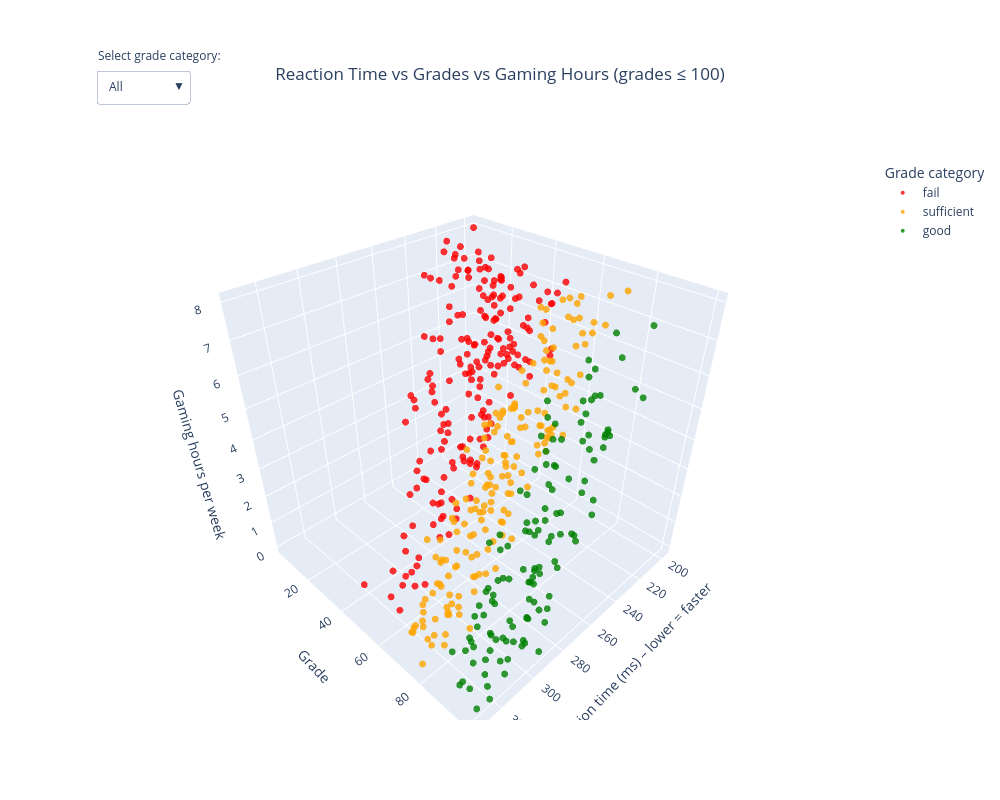

Notebook cell for this chart:
### Markdown cell above
## Gaming and response time

The second argument that we bring for the balanced lifestyle perspective is that spending more time gaming will reduce grades, but may improve response times which in turn will improve eduaction performance. This is based on the research of https://link.springer.com/article/10.1186/s12909-020-02416-7, who found that higher response times improve cognit

### Code cell
#| class: col-page-right

%run ../plots/gaming_stats_3d.ipynb

### Figure 1 — Plotly figure (JSON) as saved in the notebook; plotly's stock layout.template omitted (floating-point values rounded to 4 significant figures; data arrays with more than 128 entries replaced by an {"elided": "..."} marker saying what was removed)
{"data": [{"customdata": {"elided": "195x3 mixed values"}, "hovertemplate": "Grade category: fail<br>Reaction time (ms): %{x}<br>Grade: %{y}<br>Gaming hours/week: %{z}<br>Study hours/week: %{customdata[0]}<br>Study hours category: %{customdata[1]}<extra></extra>", "marker": {"color": "red", "opacity": 0.8, "size": 4}, "mode": "markers", "name": "fail", "type": "scatter3d", "x": {"elided": "195 float values"}, "y": {"elided": "195 float values"}, "z": {"elided": "195 float values"}}, {"customdata": {"elided": "179x3 mixed values"}, "hovertemplate": "Grade category: sufficient<br>Reaction time (ms): %{x}<br>Grade: %{y}<br>Gaming hours/week: %{z}<br>Study hours/week: %{customdata[0]}<br>Study hours category: %{customdata[1]}<extra></extra>", "marker": {"color": "orange", "opacity": 0.8, "size": 4}, "mode": "markers", "name": "sufficient", "type": "scatter3d", "x": {"elided": "179 float values"}, "y": {"elided": "179 float values"}, "z": {"elided": "179 float values"}}, {"customdata": {"elided": "126x3 mixed values"}, "hovertemplate": "Grade category: good<br>Reaction time (ms): %{x}<br>Grade: %{y}<br>Gaming hours/week: %{z}<br>Study hours/week: %{customdata[0]}<br>Study hours category: %{customdata[1]}<extra></extra>", "marker": {"color": "green", "opacity": 0.8, "size": 4}, "mode": "markers", "name": "good", "type": "scatter3d", "x": [255.5, 269.7, 248.8, 258.2, 304.4, 257.1, 262.1, 258.6, 275.4, 297.7, 263.1, 325.0, 271.8, 293.4, 290.9, 252.5, 314.3, 296.1, 280.6, 263.5, 324.1, 285.4, 256.9, 287.5, 293.8, 278.0, 291.0, 293.1, 221.1, 268.2, 266.6, 248.5, 299.8, 289.9, 310.6, 292.2, 302.1, 309.5, 322.7, 303.3, 318.2, 242.1, 285.0, 266.6, 293.7, 277.0, 314.0, 302.2, 317.1, 251.0, 278.6, 303.6, 257.7, 302.0, 329.5, 304.9, 282.1, 309.2, 244.8, 297.6, 321.8, 273.2, 280.8, 244.1, 261.5, 226.8, 324.9, 245.3, 309.2, 258.6, 253.6, 309.9, 274.4, 271.9, 310.7, 286.7, 289.8, 289.9, 296.3, 305.8, 238.0, 284.3, 331.3, 239.8, 266.6, 300.8, 241.1, 286.7, 268.8, 282.1, 285.4, 244.1, 300.0, 243.8, 267.7, 242.1, 305.9, 299.8, 290.4, 288.4, 304.2, 276.0, 263.8, 312.2, 284.8, 318.4, 297.6, 288.2, 262.2, 257.0, 247.3, 263.3, 302.7, 284.1, 312.7, 274.2, 301.7, 303.4, 231.6, 270.1, 318.6, 233.3, 268.9, 330.2, 279.6, 294.4], "y": [91.9, 97.21, 94.53, 90.97, 84.61, 86.94, 80.76, 81.9, 91.21, 97.49, 80.03, 93.44, 90.6, 94.92, 94.12, 89.98, 87.32, 80.61, 91.27, 99.33, 100.0, 85.15, 89.02, 99.31, 96.94, 87.19, 91.22, 95.3, 83.74, 81.57, 86.21, 93.6, 83.31, 95.45, 91.7, 100.0, 88.46, 100.0, 100.0, 84.67, 97.05, 87.45, 92.31, 82.77, 83.7, 96.0, 100.0, 100.0, 100.0, 94.77, 83.73, 89.52, 93.23, 100.0, 92.56, 89.36, 86.28, 82.63, 84.12, 92.23, 97.34, 82.84, 89.73, 86.58, 82.19, 94.69, 94.78, 86.08, 97.96, 99.6, 93.36, 84.6, 88.37, 90.19, 86.31, 92.02, 100.0, 84.11, 87.61, 83.59, 99.5, 87.25, 95.12, 83.54, 84.51, 85.98, 81.18, 92.52, 97.68, 96.61, 99.26, 92.41, 84.56, 83.96, 83.08, 82.1, 96.02, 99.15, 81.21, 100.0, 87.89, 99.32, 85.22, 90.98, 100.0, 80.88, 87.65, 84.12, 87.79, 80.1, 93.19, 99.38, 99.28, 91.47, 84.43, 82.96, 92.4, 100.0, 94.08, 86.62, 86.95, 86.04, 97.6, 100.0, 91.09, 100.0], "z": [4.14, 3.17, 5.52, 6.16, 1.11, 4.03, 4.37, 4.28, 2.85, 1.58, 6.24, 0.03, 5.83, 2.46, 1.69, 5.36, 0.59, 1.45, 2.19, 4.18, 0.63, 4.54, 5.81, 1.52, 2.99, 2.95, 2.56, 2.47, 6.54, 5.45, 3.98, 5.02, 3.36, 1.62, 0.58, 0.16, 0.31, 1.48, 0.03, 1.92, 1.97, 6.11, 3.67, 5.0, 2.9, 3.43, 0.51, 1.04, 1.18, 5.45, 4.12, 2.64, 5.23, 1.94, 0.38, 1.87, 3.48, 0.17, 6.57, 0.86, 0.73, 4.67, 2.06, 6.12, 5.18, 7.84, 1.14, 6.02, 0.64, 5.91, 4.79, 1.33, 3.76, 2.84, 1.1, 4.01, 1.17, 2.89, 0.0, 1.46, 6.37, 3.35, 0.83, 6.65, 2.87, 1.77, 5.7, 2.18, 4.51, 4.31, 3.07, 5.37, 0.17, 4.67, 6.02, 6.9, 1.77, 1.75, 3.13, 2.06, 1.84, 3.59, 4.56, 0.25, 2.88, 0.13, 2.33, 1.66, 3.14, 5.42, 5.35, 3.71, 0.9, 1.75, 0.64, 2.69, 0.52, 1.2, 6.25, 4.28, 0.65, 7.54, 2.97, 0.11, 1.9, 1.86]}], "layout": {"annotations": [{"showarrow": false, "text": "Select grade category:", "x": 0.02, "xref": "paper", "y": 1.205, "yref": "paper"}], "height": 800, "legend": {"title": {"text": "Grade category"}}, "margin": {"t": 160}, "scene": {"xaxis": {"title": {"text": "Reaction time (ms) – lower = faster"}}, "yaxis": {"title": {"text": "Grade"}}, "zaxis": {"title": {"text": "Gaming hours per week"}}}, "title": {"text": "Reaction Time vs Grades vs Gaming Hours (grades ≤ 100)", "x": 0.5, "xanchor": "center"}, "updatemenus": [{"buttons": [{"args": [{"visible": [true, true, true]}], "label": "All", "method": "update"}, {"args": [{"visible": [true, false, false]}], "label": "Fail", "method": "update"}, {"args": [{"visible": [false, true, false]}], "label": "Sufficient", "method": "update"}, {"args": [{"visible": [false, false, true]}], "label": "Good", "method": "update"}], "direction": "down", "showactive": true, "x": 0.02, "xanchor": "left", "y": 1.16, "yanchor": "top"}], "width": 1000}}
